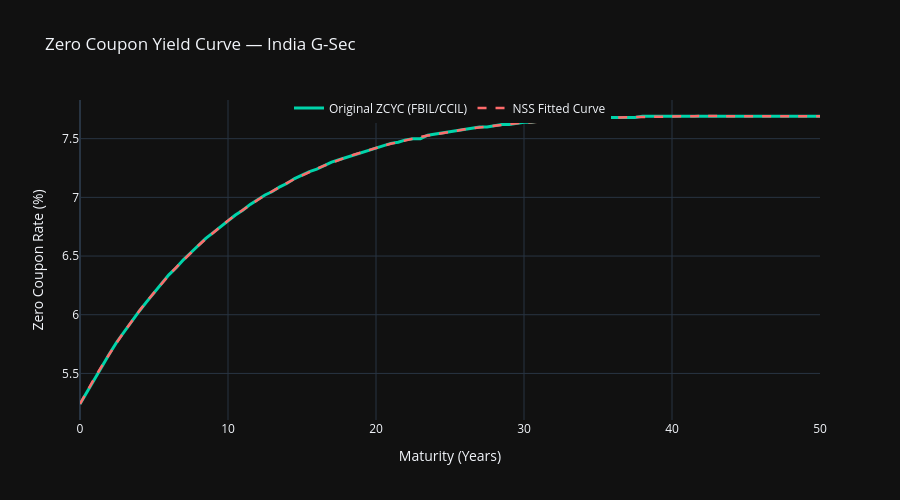

Here is the notebook cell this chart was saved with:
### Code cell
def plot_yield_curves(maturities, original_rates, fitted_rates):
    """Plot original vs NSS-fitted yield curves using Plotly."""
    fig = go.Figure()

    # Original curve
    fig.add_trace(go.Scatter(
        x=maturities, y=original_rates,
        mode="lines", name="Original ZCYC (FBIL/CCIL)",
        line=dict(color="#00d4aa", width=3),
    ))

    # Fitted curve
    fig.add_trace(go.Scatter(
        x=maturities, y=fitted_rates,
        mode="lines", name="NSS Fitted Curve",
        line=dict(color="#ff6b6b", width=2.5, dash="dash"),
    ))

    fig.update_layout(
        template="plotly_dark",
        title="Zero Coupon Yield Curve — India G-Sec",
        xaxis_title="Maturity (Years)",
        yaxis_title="Zero Coupon Rate (%)",
        height=500, hovermode="x unified",
        legend=dict(orientation="h", y=1.02, x=0.5, xanchor="center"),
    )
    return fig

fig = plot_yield_curves(maturities, rates_df["Zero_Coupon_Rate"].values, fitted_rates)
fig.show()
